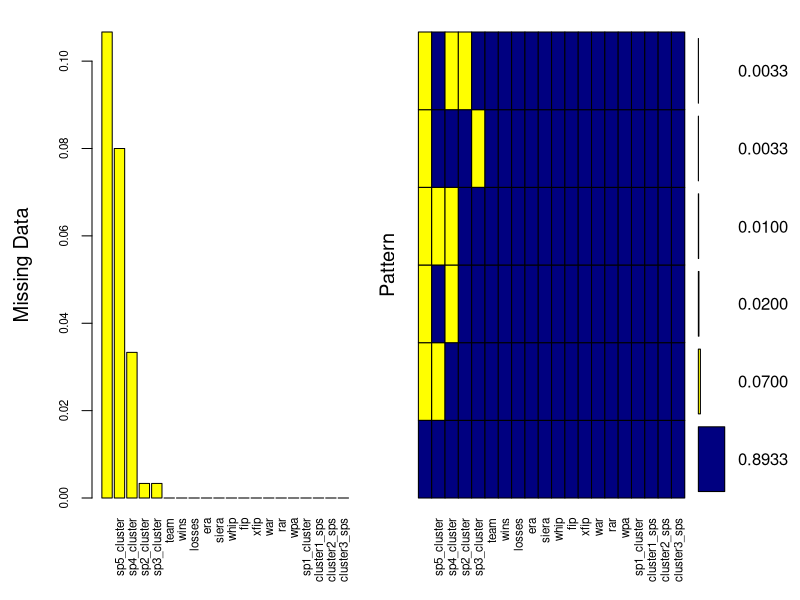
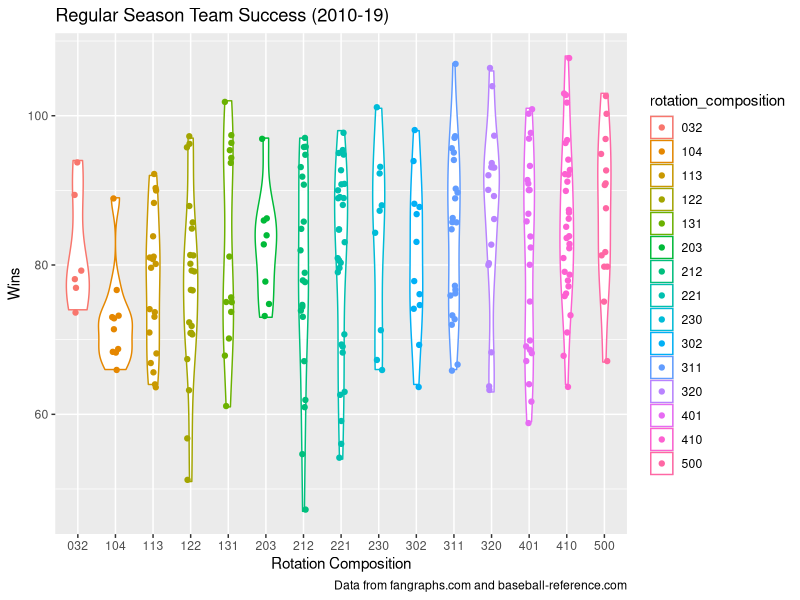
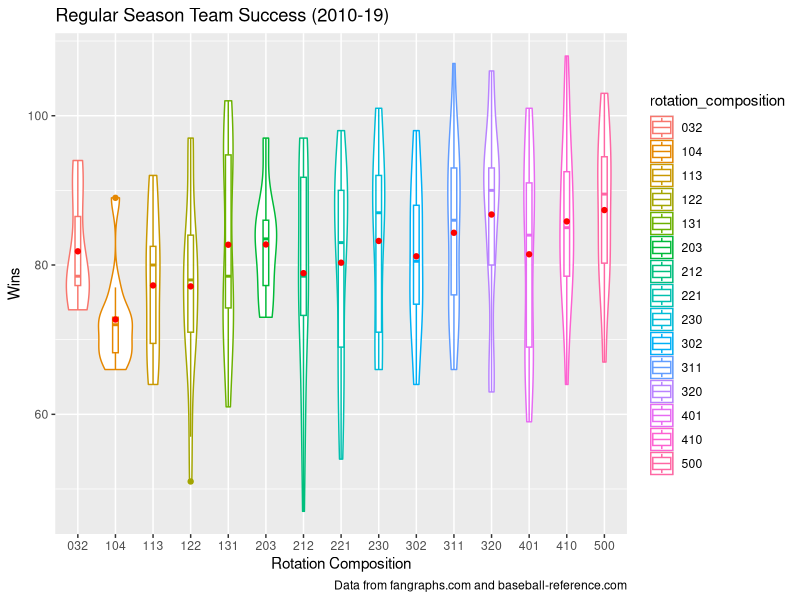
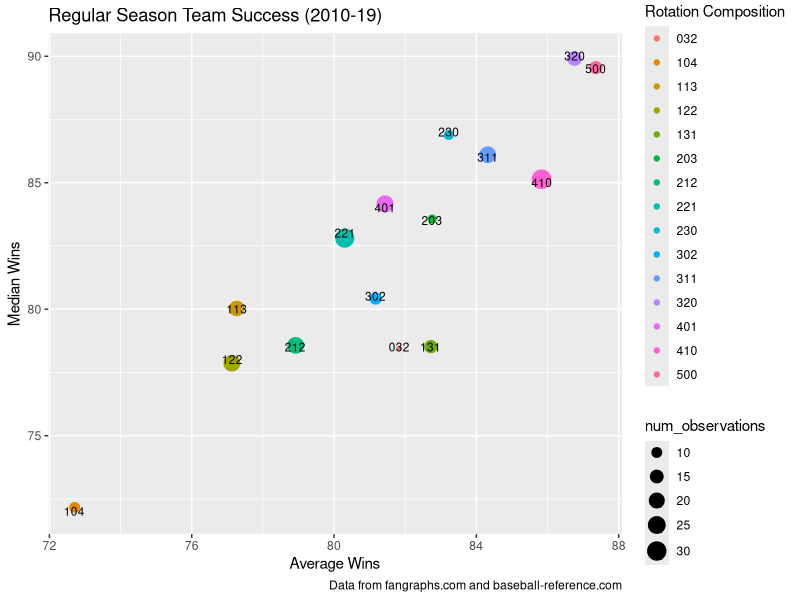
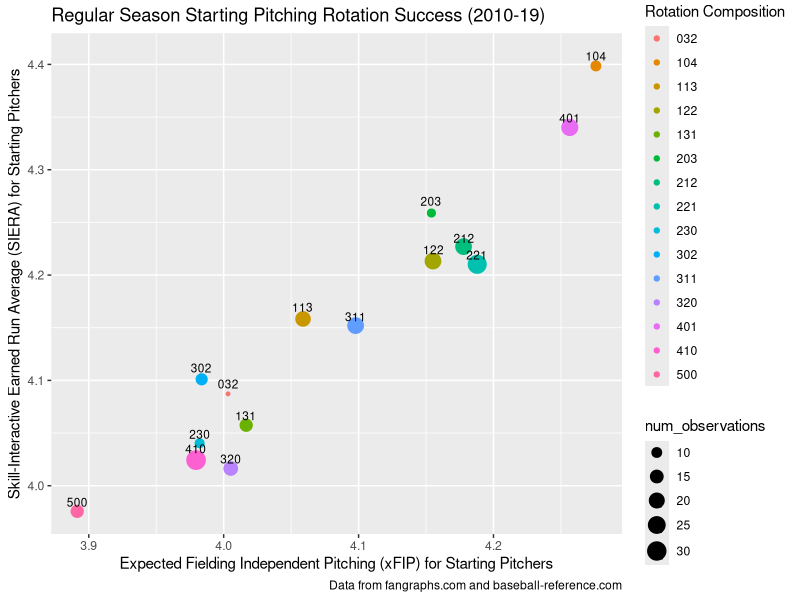
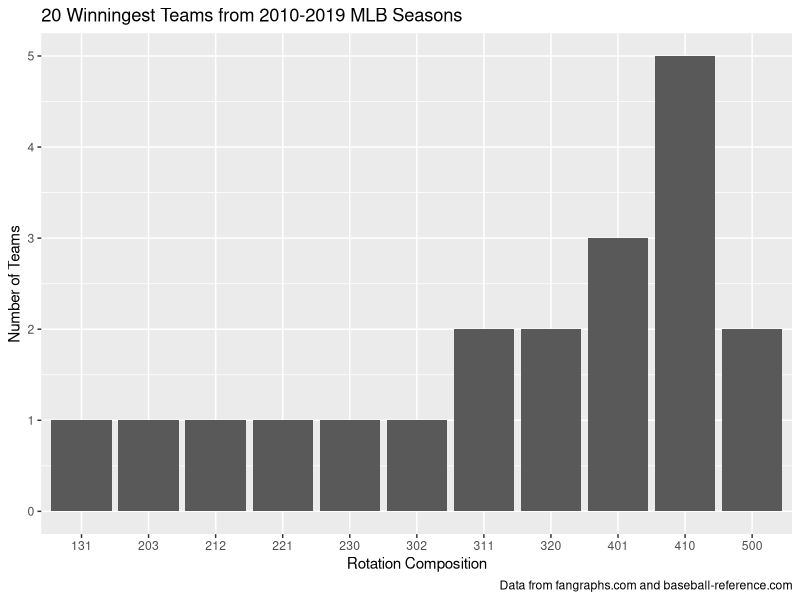
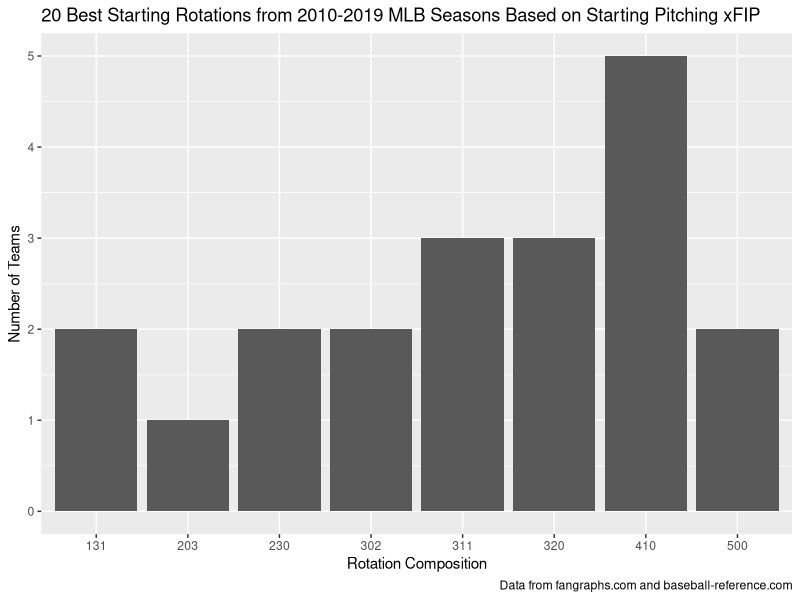

These charts were generated, in order, by the following R code:
## ---- chunk 1
knitr::opts_chunk$set(echo = TRUE)

# load libraries
library(tidyverse)
library(readxl)
library(VIM)
library(dplyr)
## ---- chunk 2
# read the mlb starting pitcher rotations data file into a dataframe
df <- read_excel("sp_rotations 2010-2019.xlsx")
# examine the dataframe's dimensions
dim(df)
## ---- chunk 3
# removing the season and franchise columns from the dataframe
df <- subset(df, select = -c(Season, Franchise))
# renaming the columns of the the df for easier use
df <- df %>% rename(team = Team, wins = Wins, losses = Losses, era = ERA, siera = SIERA, whip = WHIP, 
                    fip = FIP, xfip = xFIP, war = WAR, rar = RAR, wpa = WPA, sp1_cluster = `SP1 Cluster`,
                    sp2_cluster = `SP2 Cluster`, sp3_cluster = `SP3 Cluster`, sp4_cluster = `SP4 Cluster`,
                    sp5_cluster = `SP5 Cluster`, cluster1_sps = `Cluster 1 Pitchers`, 
                    cluster2_sps = `Cluster 2 Pitchers`, cluster3_sps =`Cluster 3 Pitchers`,
                    rotation_composition = `Rotation Composition` )
## ---- chunk 4
# examine the dataframe
head(df)
## ---- chunk 5
# examining the NA values present in the dataframe
aggr(df, col=c('navyblue', 'yellow'), numbers = TRUE, sortVars = TRUE, labels = names(df), cex.axis = .7,
     gap = 3, ylab = c("Missing Data", "Pattern"))
## ---- chunk 6
# remove all of the rows in the dataframe containing NA values
df <- na.omit(df)
table(is.na(df))
# now the dataframe consists solely of teams with a complete rotation from the group of clusteres pitchers
dim(df)
## ---- chunk 7
# removing rotation compositions from the dataframe that occurred less than 5 times in the past ten years
df <- df %>%
  group_by(rotation_composition) %>%
  filter(n() >= 5)
## ---- chunk 8
# creating a graphic to measure the team success of all teams from the last ten seasons, while examining different compositions of starting pitcher rotations
ggplot(data = df, mapping = aes(x = rotation_composition, y = wins, color = rotation_composition)) +
  geom_violin(scale = "area") +
  labs(title = "Regular Season Team Success (2010-19)",
       x = "Rotation Composition",
       y = "Wins",
       caption = "Data from fangraphs.com and baseball-reference.com") +
  geom_jitter(position = position_jitter(0.1))
## ---- chunk 9
# creating a graphic to measure the team success of all teams from the last ten seasons, while examining different compositions of starting pitcher rotations
ggplot(data = df, mapping = aes(x = rotation_composition, y = wins, color = rotation_composition)) +
  geom_violin(scale = "area") +
  labs(title = "Regular Season Team Success (2010-19)",
       x = "Rotation Composition",
       y = "Wins",
       caption = "Data from fangraphs.com and baseball-reference.com") +
  geom_boxplot(width = 0.15) +
  stat_summary(fun = mean, geom = "point", color = "red")
## ---- chunk 10
rotations_summary <- df %>%
  group_by(rotation_composition) %>%
  summarise(num_observations = n(),
            avg_wins = mean(wins),
            median_wins = median(wins),
            avg_siera = mean(siera),
            avg_xfip = mean(xfip),
            .groups = "keep")

rotations_summary
## ---- chunk 11
# creating a graphic to measure the team success of all teams from the last ten seasons, while examining different compositions of starting pitcher rotations
ggplot(data = rotations_summary) +
  geom_point(mapping = aes(x = avg_wins, y = median_wins, color = rotation_composition, size = num_observations), position = "jitter") +
  labs(title = "Regular Season Team Success (2010-19)",
       color = "Rotation Composition",
       x = "Average Wins",
       y = "Median Wins",
       caption = "Data from fangraphs.com and baseball-reference.com") +
  geom_text(aes(x = avg_wins, y = median_wins, label = rotation_composition, size = 10), nudge_y = 0.01)
## ---- chunk 12
# creating a graphic to measure the success of starting pitching rotations from the last ten seasons, while examining the different compositions of the rotations
ggplot(data = rotations_summary) +
  geom_point(mapping = aes(x = avg_xfip, y = avg_siera, color = rotation_composition, size = num_observations), position = "jitter") +
  labs(title = "Regular Season Starting Pitching Rotation Success (2010-19)",
       color = "Rotation Composition",
       x = "Expected Fielding Independent Pitching (xFIP) for Starting Pitchers",
       y = "Skill-Interactive Earned Run Average (SIERA) for Starting Pitchers",
       caption = "Data from fangraphs.com and baseball-reference.com") +
  geom_text(aes(x = avg_xfip, y = avg_siera, label = rotation_composition, size = 10), nudge_y = 0.01)
## ---- chunk 13
# sort the df by wins
df_sorted_by_wins <- df[order(-df$wins),]
# take the top 20 rows of the df (top ~7.5% of the teams in the past 10 years)
top_teams_by_wins <- df_sorted_by_wins[1:20,]
## ---- chunk 14
# graphing the different rotation compositions in the 20 most successful teams
winningest_teams_by_rotation_composition <- top_teams_by_wins %>%
  group_by(rotation_composition) %>%
  summarise(num_observations = n(),
            .groups = "keep")
winningest_teams_by_rotation_composition

ggplot(data = winningest_teams_by_rotation_composition) +
  geom_bar(mapping = aes(x = rotation_composition, y = num_observations), stat = "identity") +
  labs(title = "20 Winningest Teams from 2010-2019 MLB Seasons",
       x = "Rotation Composition",
       y = "Number of Teams",
       caption = "Data from fangraphs.com and baseball-reference.com")
## ---- chunk 15
# sort the df by SP xFIP
df_sorted_by_xfip <- df[order(df$xfip),]
# take the top 20 rows of the df (top ~7.5% of the teams in the past 10 years in sp xFIP)
top_teams_by_xfip <- df_sorted_by_xfip[1:20,]
## ---- chunk 16
# graphing the different rotation compositions in the 20 most successful teams by SP xFIP
lowest_xfip_teams_by_rotation_composition <- top_teams_by_xfip %>%
  group_by(rotation_composition) %>%
  summarise(num_observations = n(),
            .groups = "keep")
lowest_xfip_teams_by_rotation_composition

ggplot(data = lowest_xfip_teams_by_rotation_composition) +
  geom_bar(mapping = aes(x = rotation_composition, y = num_observations), stat = "identity") +
  labs(title = "20 Best Starting Rotations from 2010-2019 MLB Seasons Based on Starting Pitching xFIP",
       x = "Rotation Composition",
       y = "Number of Teams",
       caption = "Data from fangraphs.com and baseball-reference.com")
